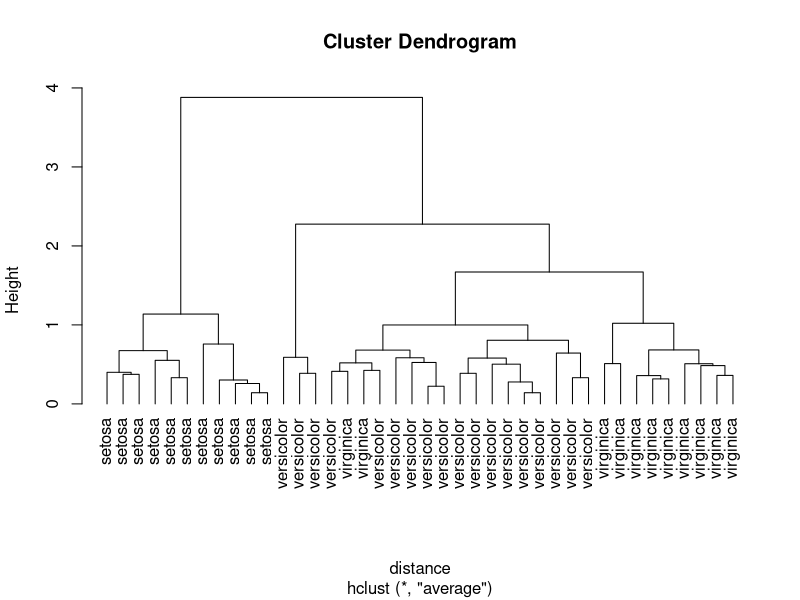
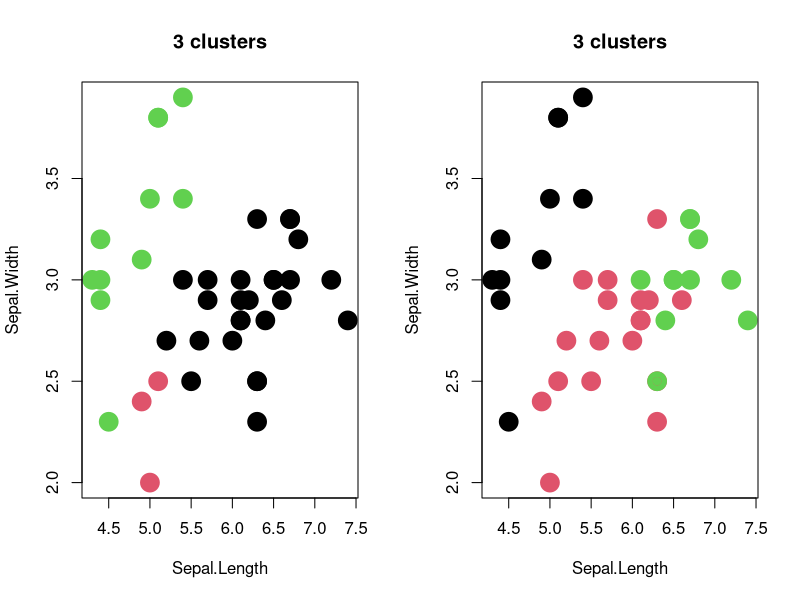

The R source for these figures, in order:
set.seed(101)
?sampl
sampleiris <- iris[sample(1:150, 40),] # get samples from iris dataset
# each observation has 4 variables, ie, they are interpreted as 4-D points
distance   <- dist(sampleiris[,-5], method="euclidean") 
cluster    <- hclust(distance, method="average")
plot(cluster, hang=-1, label=sampleiris$Species)

?par

par(mfrow=c(1,2))
group.3 <- cutree(cluster, k = 3)  # prune the tree by 3 clusters
table(group.3, sampleiris$Species) # compare with known classes

plot(sampleiris[,c(1,2)], col=group.3, pch=19, cex=2.5, main="3 clusters")
points(sampleiris[,c(1,2)], col=group.3, pch=19, cex=1)
plot(sampleiris[,c(1,2)], col=sampleiris$Species, pch=19, cex=2.5, main="3 clusters")
points(sampleiris[,c(1,2)], col=sampleiris$Species, pch=19, cex=1)